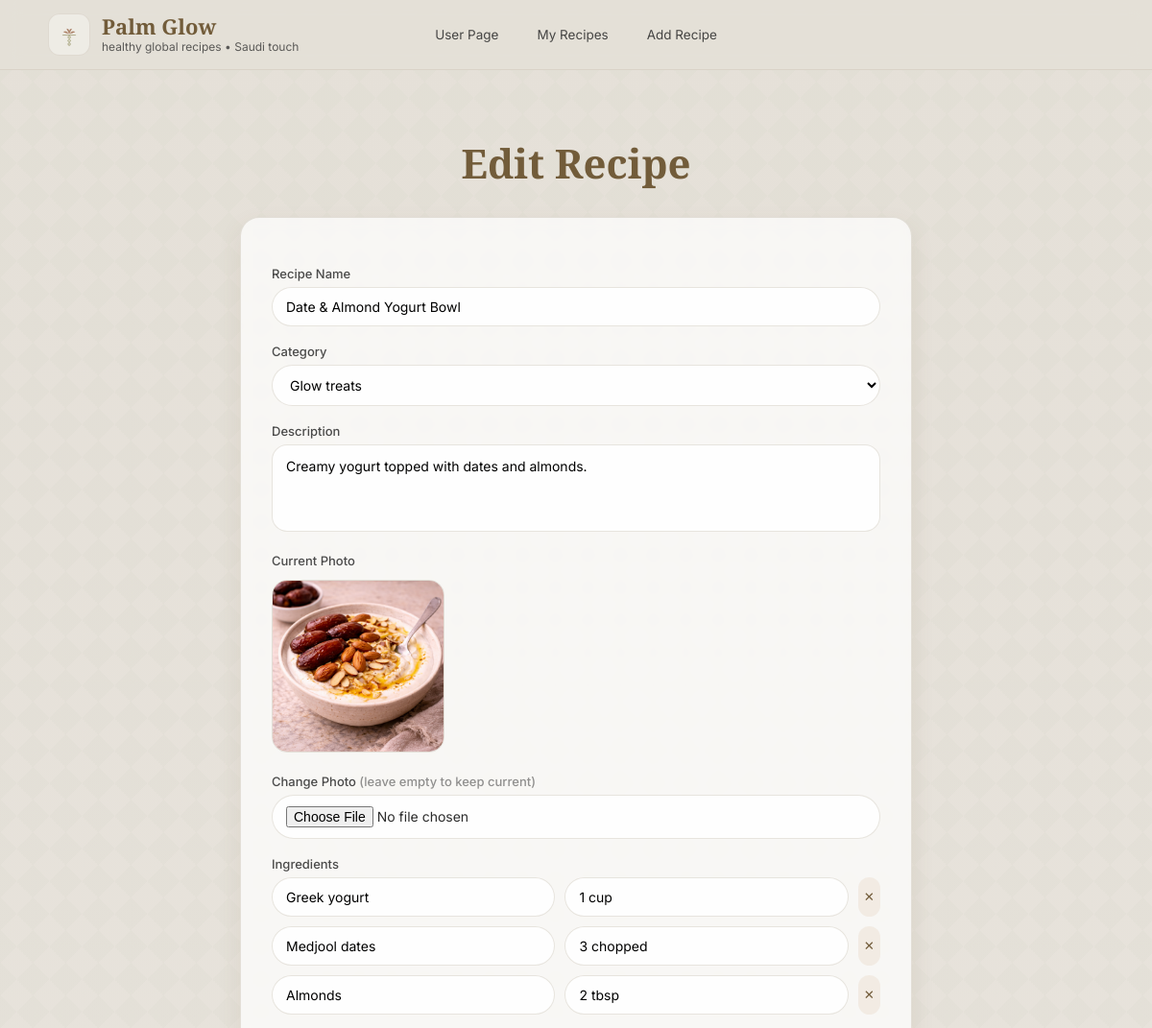
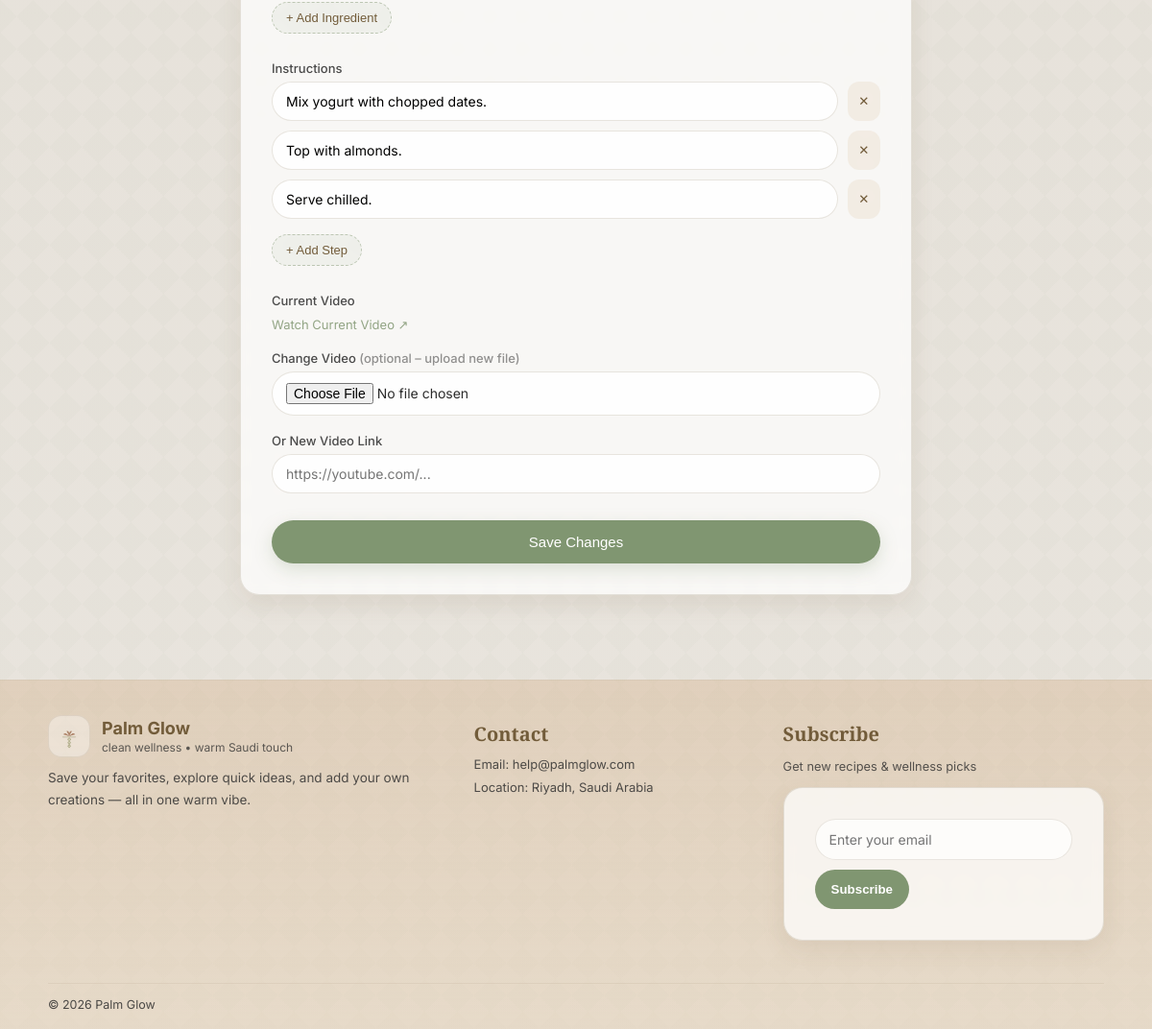
The app's page /editRecipe.php?id=2 (signed in) with its own data (2 pictures, top to bottom).
### tables this page shows
CREATE TABLE `recipe` (
  `id` int(11) NOT NULL,
  `userID` int(11) NOT NULL,
  `categoryID` int(11) NOT NULL,
  `NAME` varchar(255) NOT NULL,
  `description` text NOT NULL,
  `photoFileName` varchar(255) NOT NULL,
  `videoFilePath` varchar(255) DEFAULT NULL
);

CREATE TABLE `recipecategory` (
  `id` int(11) NOT NULL,
  `categoryName` varchar(100) NOT NULL
);

CREATE TABLE `ingredients` (
  `id` int(11) NOT NULL,
  `recipeID` int(11) NOT NULL,
  `ingredientName` varchar(255) NOT NULL,
  `ingredientQuantity` varchar(255) NOT NULL
);

### editRecipe.php (the view, shortened to what this page needs)
<?php
include 'db_connection.php';
$recipeID = (int)($_GET['id'] ?? 0);
$userID = $_SESSION['userID'];
$stmt   = $conn->prepare(
    "SELECT r.*, rc.categoryName
     FROM Recipe r
     JOIN RecipeCategory rc ON r.categoryID = rc.id
     WHERE r.id = ? AND r.userID = ?"
);
$stmt->bind_param('ii', $recipeID, $userID);
$stmt->execute();
$recipe = $stmt->get_result()->fetch_assoc();
$ingRows = [];
$res = $conn->prepare("SELECT ingredientName, ingredientQuantity FROM Ingredients WHERE recipeID = ? ORDER BY id");
$res->bind_param('i', $recipeID);
$res->execute();
$ingResult = $res->get_result();
while ($row = $ingResult->fetch_assoc()) $ingRows[] = $row;
$insRows = [];
$res2 = $conn->prepare("SELECT step FROM Instructions WHERE recipeID = ? ORDER BY stepOrder");
$res2->bind_param('i', $recipeID);
$res2->execute();
$insResult = $res2->get_result();
while ($row = $insResult->fetch_assoc()) $insRows[] = $row['step'];
$categories = [];
$catResult  = $conn->query("SELECT id, categoryName FROM RecipeCategory ORDER BY id");
while ($row = $catResult->fetch_assoc()) $categories[] = $row;
?>
<!DOCTYPE html>
<html lang="en">
<head>
</head>
<body>
  <div class="pattern" aria-hidden="true"></div>
  <header>
    <div class="container nav-wrap">
      <a class="brand" href="#">
        <img src="images/palmLogo.png" alt="Palm Glow Logo">
        <div>
          <div class="name">Palm Glow</div>
          <div class="tag">healthy global recipes • Saudi touch</div>
        </div>
      </a>
      <nav>
        <a class="nav-link" href="user.php">User Page</a>
        <a class="nav-link" href="myRecipes.php">My Recipes</a>
        <a class="nav-link" href="addRecipe.php">Add Recipe</a>
      </nav>
    </div>
  </header>
  <main>
    <h1>Edit Recipe</h1>
    <form method="POST" enctype="multipart/form-data" id="editForm"
          action="editRecipe.php?id=<?= $recipeID ?>">
      <label>Recipe Name</label>
      <input type="text" name="name" placeholder="Recipe Name"
             value="<?= htmlspecialchars($recipe['NAME']) ?>" required>
      <label>Category</label>
      <select name="categoryID" required>
        <?php foreach ($categories as $cat): ?>
          <option value="<?= $cat['id'] ?>"
            <?= ($recipe['categoryID'] == $cat['id']) ? 'selected' : '' ?>>
            <?= htmlspecialchars($cat['categoryName']) ?>
          </option>
        <?php endforeach; ?>
      </select>
      <label>Description</label>
      <textarea name="description" rows="3" required
      ><?= htmlspecialchars($recipe['description']) ?></textarea>
      <label>Current Photo</label>
      <div id="currentPhotoContainer">
        <img src="images/<?= htmlspecialchars($recipe['photoFileName']) ?>"
             alt="Current recipe photo"
             onerror="this.style.display='none'">
      </div>
      <label>Change Photo <span style="opacity:.6">(leave empty to keep current)</span></label>
      <input type="file" name="photo" id="photo" accept="image/*">
      <label>Ingredients</label>
      <div id="ingredients">
        <?php foreach ($ingRows as $ing): ?>
          <div class="row">
            <input type="text" name="ingredientName[]"
                   value="<?= htmlspecialchars($ing['ingredientName']) ?>" required>
            <input type="text" name="ingredientQuantity[]"
                   value="<?= htmlspecialchars($ing['ingredientQuantity']) ?>" required>
            <button type="button" onclick="removeRow(this)">✕</button>
          </div>
        <?php endforeach; ?>
      </div>
      <button type="button" class="add-btn" onclick="addIngredient()">+ Add Ingredient</button>
      <label>Instructions</label>
      <div id="instructions">
        <?php foreach ($insRows as $step): ?>
          <div class="row">
            <input type="text" name="step[]"
                   value="<?= htmlspecialchars($step) ?>" required>
            <button type="button" onclick="removeRow(this)">✕</button>
          </div>
        <?php endforeach; ?>
      </div>
      <button type="button" class="add-btn" onclick="addInstruction()">+ Add Step</button>
      <label>Current Video</label>
      <div id="currentVideoContainer">
        <?php if ($recipe['videoFilePath']): ?>
          <?php if (filter_var($recipe['videoFilePath'], FILTER_VALIDATE_URL)): ?>
            <a href="<?= htmlspecialchars($recipe['videoFilePath']) ?>" target="_blank">Watch Current Video ↗</a>
          <?php else: ?>
            <a href="videos/<?= htmlspecialchars($recipe['videoFilePath']) ?>" target="_blank">Watch Current Video ↗</a>
          <?php endif; ?>
        <?php else: ?>
          <span style="opacity:.55;font-size:13px">No video attached</span>
        <?php endif; ?>
      </div>
      <label>Change Video <span style="opacity:.6">(optional – upload new file)</span></label>
      <input type="file" name="videoFile" id="videoFile" accept="video/*">
      <label>Or New Video Link</label>
      <input type="url" name="videoLink" id="videoLink" placeholder="https://youtube.com/..."
             value="<?= filter_var($recipe['videoFilePath'] ?? '', FILTER_VALIDATE_URL)
                        ? htmlspecialchars($recipe['videoFilePath']) : '' ?>">
      <button type="submit" class="submit-btn">Save Changes</button>
    </form>
  </main>
  <footer class="footer">
    <div class="container footer-grid">
      <div class="footer-about">
        <div class="footer-brand">
          <img src="images/palmLogo.png" alt="Palm Glow Logo">
          <div><b>Palm Glow</b><div class="footer-mini">clean wellness • warm Saudi touch</div></div>
        </div>
        <p class="footer-text">Save your favorites, explore quick ideas, and add your own creations — all in one warm vibe.</p>
      </div>
      <div class="footer-col">
        <h4>Contact</h4>
        <div class="footer-links">
          <span>Email: help@palmglow.com</span>
          <span>Location: Riyadh, Saudi Arabia</span>
        </div>
      </div>
      <div class="footer-col">
        <h4>Subscribe</h4>
        <p class="footer-text small">Get new recipes &amp; wellness picks</p>
        <form class="subscribe" id="subscribeForm">
          <input type="email" id="subEmail" placeholder="Enter your email" required>
          <button type="submit">Subscribe</button>
        </form>
        <div class="sub-note" id="subNote" aria-live="polite"></div>
      </div>
    </div>
    <div class="container footer-bottom"><span>© 2026 Palm Glow</span></div>
  </footer>
</body>
</html>

### records on screen
recipe: name "Date & Almond Yogurt Bowl", categoryID "Glow treats", description "Creamy yogurt topped with dates and almonds.", photoFileName (picture)
ingredients: ingredientName "Greek yogurt", ingredientQuantity "1 cup"
ingredients: ingredientName "Medjool dates", ingredientQuantity "3 chopped"
ingredients: ingredientName "Almonds", ingredientQuantity "2 tbsp"
